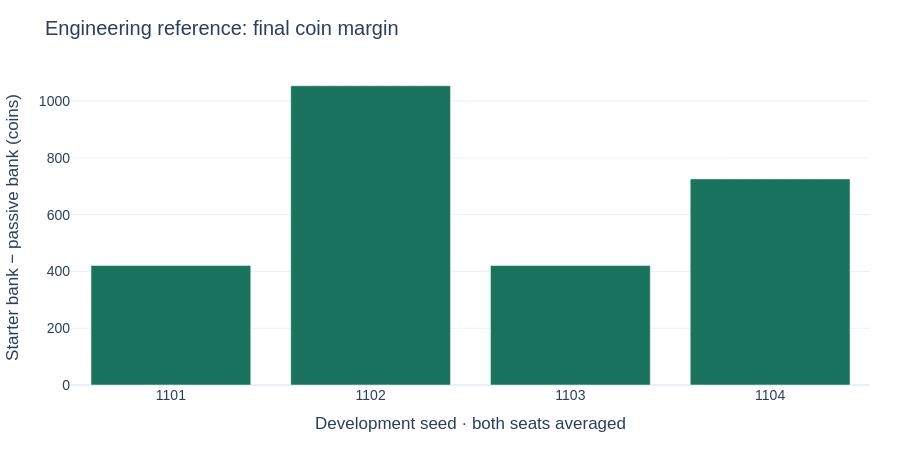

Source (notebook cell):
### Code cell
means = games.groupby("seed")["coin_margin"].mean()
fig = go.Figure(
    go.Bar(x=means.index.astype(str).tolist(), y=means.tolist(), name="Starter minus passive")
)
fig.update_layout(
    title="Engineering reference: final coin margin",
    xaxis_title="Development seed · both seats averaged",
    yaxis_title="Starter bank − passive bank (coins)",
)
show_figure(fig)

### Figure 1 — Plotly figure (JSON) as saved in the notebook; plotly's stock layout.template omitted (floating-point values rounded to 4 significant figures)
{"data": [{"name": "Starter minus passive", "type": "bar", "x": ["1101", "1102", "1103", "1104"], "y": [421.0, 1054.0, 421.0, 726.0]}], "layout": {"colorway": ["#19735d", "#d28b36", "#477eb5", "#995a77", "#78883c", "#7765ac", "#528f97", "#8a6d52"], "font": {"family": "Arial", "size": 14}, "height": 460, "margin": {"b": 75, "l": 65, "r": 30, "t": 70}, "title": {"text": "Engineering reference: final coin margin"}, "xaxis": {"title": {"text": "Development seed · both seats averaged"}}, "yaxis": {"title": {"text": "Starter bank − passive bank (coins)"}}}}
